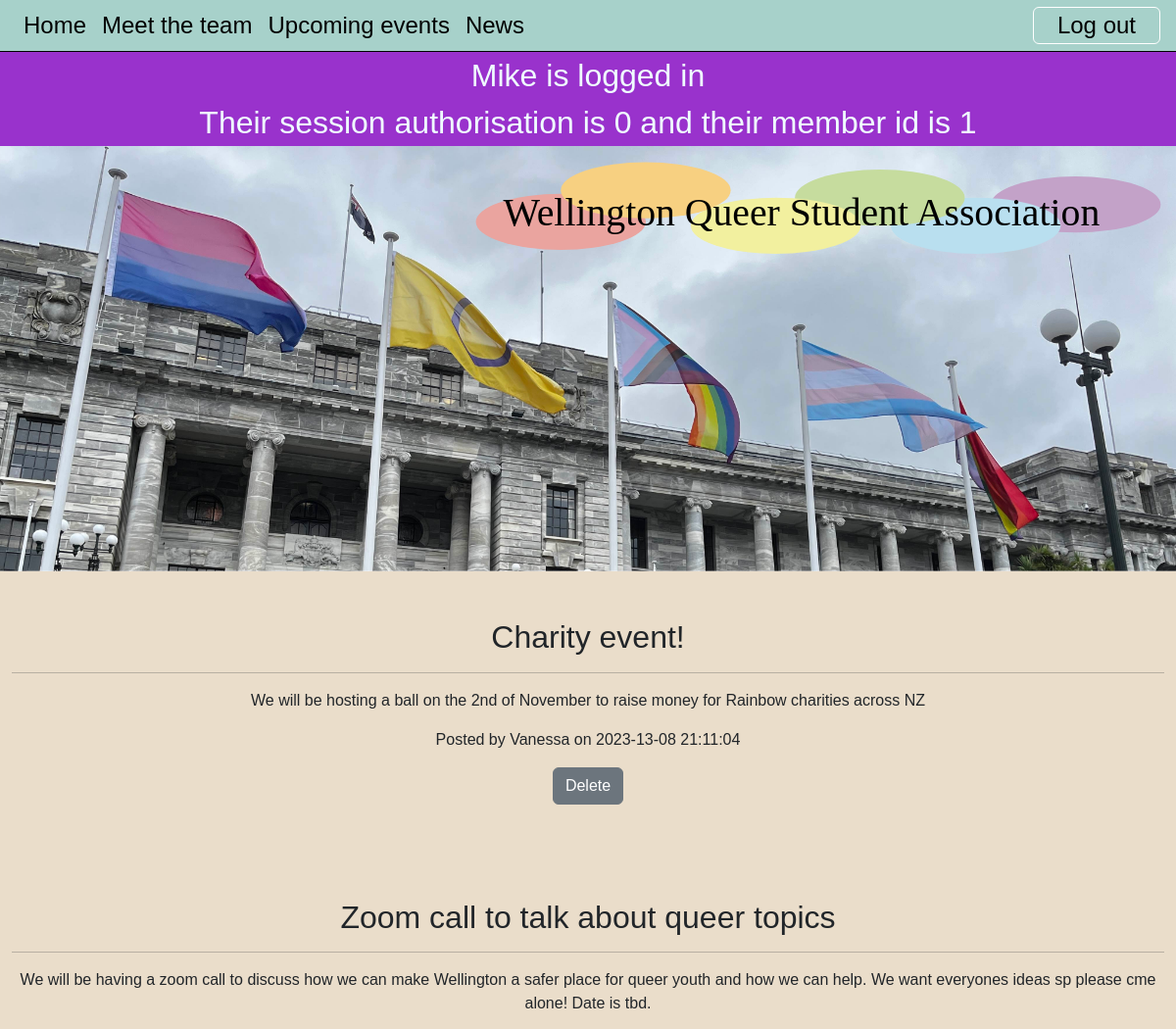
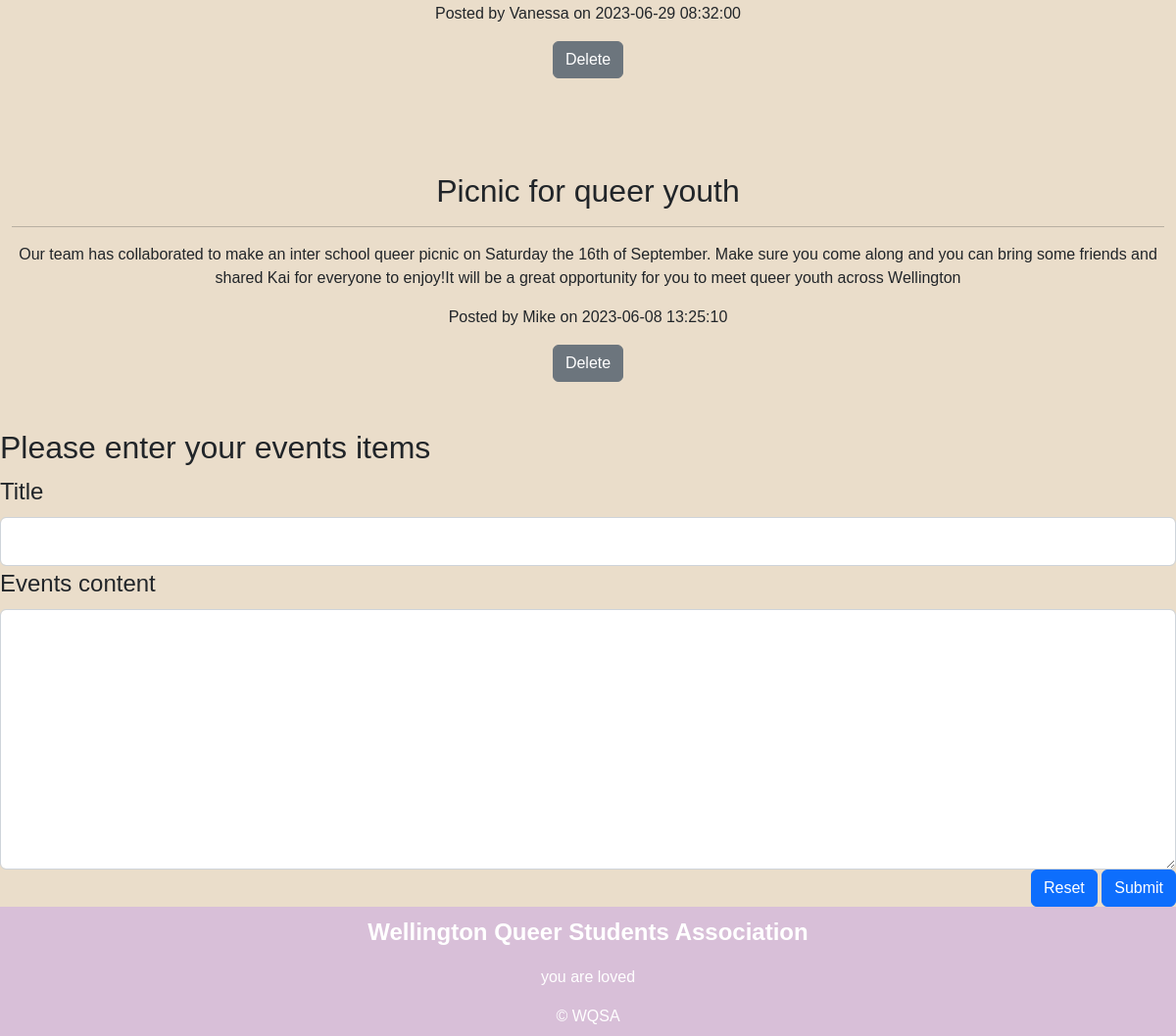
/upcoming_events (signed in), run on the app's committed database (2 pictures, top to bottom).
### tables this page shows
CREATE TABLE member(
    member_id integer primary key autoincrement not null,
    name text not null,
    email text not null unique,
    password text not null,
    authorisation integer not null
);

CREATE TABLE events(
    events_id integer primary key autoincrement not null,
    events_title text not null unique,
    events_content text not null unique,
    events_date date not null,
    member_id integer not null,
    foreign key(member_id) references member(member_id)
);

### server.py (the view, shortened to what this page needs)
@app.route("/upcoming_events", methods=['GET', 'POST'])
def upcoming_events():
    data = request.args
    if request.method == "GET":
        if 'task' in data and data['task'] == 'delete':
            sql = "delete from events where events_id =?"
            values_tuple = (data['id'],)
            result = run_commit_query(sql, values_tuple, db_path)
            if not result:
                return render_template('error.html', error='Failed to delete events_id')
    sql = """select events.events_id, events.events_title, events.events_content, events.events_date, member.name
      from events
      join member on events.member_id = member.member_id
      order by events.events_date desc;
      """
    events = run_search_query_tuples(sql, (), db_path, True)
    return render_template("events.html", events=events)

### db_functions.py (called while the page is built)
def run_search_query_tuples(sql_query, values_tuple, file_path, rowfactory=False):
    result = None
    try:
        db = sqlite3.connect(file_path)
        if rowfactory:
            db.row_factory = sqlite3.Row
        cursor = db.cursor()
        cursor.execute(sql_query, values_tuple)
        result = cursor.fetchall()
        cursor.close()
    except sqlite3.Error as error:
        print("Error running search query tuples: {}".format(error))
        return None
    db.close()
    if result is None:
        print("No search values were found")
    return result

### templates/events.html (shortened to what this page needs)
{% extends "layout.html" %}
{% block content %}
{% for row in events %}
    <div class="row align-items-center">
            <div id="eventsid-{{loop.index}}" class="p-4 my-4 container-sm rounded text-center">
                <h2>{{row['events_title']}}</h2>
                <hr>
                <p class="events-text"> {{row['events_content'] | replace("\n", "<br>") | safe}}</p>
                <div class="events-meta">Posted by {{row['name']}} on {{row['events_date']}}</div>
                {% if session and session['authorisation'] == 0 %}
                <div class="events-meta">
                    <a class="btn btn-secondary" href="{{ url_for('upcoming_events', id=row['events_id'], task='delete')}}">Delete</a>
                </div>
                {% endif %}
            </div>
        </div>
{% endfor %}
{% if session and ( session['authorisation'] == 0 or session['authorisation'] == 1 ) %}
        <h2>Please enter your events items</h2>
        <form action="{{url_for('upcoming_events', task='add')}}" method="POST">
            <div>
             <label for="events_title" class="form-label">Title</label>
                <input type="text" class="form-control" id="events_title" name="events_title" placeholder="" required>
            </div>
            <div>
                <label for="events_content" class="form-label">Events content</label>
                <textarea class="form-control" id="events_content" name="events_content" placeholder="" rows="7" required></textarea>
            </div>
                        <div class="text-end">
                <button type="reset" class="btn btn-primary">Reset</button>
                <button type="submit" class="btn btn-primary">Submit</button>
            </div>
        </form>
            {% endif %}
{% endblock %}

### templates/layout.html (shortened to what this page needs)
<!DOCTYPE html>
<html lang="en">
<head>
<link href="https://cdn.jsdelivr.net/npm/bootstrap@5.2.3/dist/css/bootstrap.min.css" rel="stylesheet">
    <link rel="stylesheet" href="static/styles.css">
    </head>
<body>
<div class="container-fluid">
<nav class="navbar navbar-expand-lg px-3 py-0">
    <div class="collapse navbar-collapse" id="collapsibleNavbar">
      <ul class="navbar-nav">
        <li class="nav-item">
          <a class="nav-link" href="{{url_for('index')}}">Home</a>
        </li>
        <li class="nav-item">
          <a class="nav-link" href="{{url_for('meet_the_team')}}">Meet the team</a>
        </li>
         <li class="nav-item">
          <a class="nav-link" href="{{url_for('upcoming_events')}}">Upcoming events</a>
         </li>
          <li class="nav-item">
          <a class="nav-link" href="{{url_for('news')}}">News</a>
        </li>
      </ul>
      <div class="ms-auto">
          {% if session %}
          <a href="{{url_for('logout')}}" class="nav-link btn btn-outline">Log out</a>
          {% else %}
          <a href="{{url_for('get_involved')}}" class="nav-link btn btn-outline" >Get involved</a>
          <a href="{{url_for('login')}}" class="nav-link btn btn-outline">Log in</a>
          {% endif %}
      </div>
    </div>
    </nav>
    </div>
    {% if session %}
        <div class="session"> {{session['name']}} is logged in <br>
            Their session authorisation is {{session['authorisation']}} and their member id is {{session['member_id']}}</div>
    {% endif %}
    <img class="img-fluid" src="static/images_WQSA/flags_parliment_banner.svg" >
{% block content %}
{% endblock %}
<footer class="container-fluid footer-content">
    <p>Wellington Queer Students Association</p>
    <p>you are loved</p>
    <div>&copy; WQSA</div>
</footer>
    </body>
</html>

### static/styles.css (style rules this page uses)
:root { --brand-green: rgb(167,209,202); --brand-paper: rgb(234, 221, 202); }
body { font-family: 'Raleway', sans-serif; font-size: 100%; background-color: var(--brand-paper); margin: 0; }
.container-fluid { border: 0px solid blue; padding: 0px; }
.container-fluid { border: 0px solid pink; }
.row { border: 0px solid blue; }
.footer-content { background-color: rgb(216,191,216); text-align: center; padding: 0.5em 0 0.5em 0; color: white; }
.footer-content p:first-child { font-weight: 600; font-size: 1.5em; }
.navbar { --brand-green-pale: rgb(223, 237, 224); background-color: var(--brand-green); border-bottom: 1px solid black; }
.nav-link { font-size: 1.5em; color: black; }
.btn-outline { border: 1px solid white; padding: 0 1em; }
nav .btn-outline { display: inline-block; }
label, input[type='text'], input[type='email'], textarea { font-size: 1.5em !important; }
.session { background-color: darkorchid; color: azure; text-align: center; font-size: 2em; }

### data on the page
member: name "Mike"
events: events_title "Charity event!", events_content "We will be hosting a ball on the 2nd of November to raise money for Rainbow charities across NZ", name "Vanessa", events_date "2023-13-08 21:11:04"
events: events_title "Zoom call to talk about queer topics", events_content "We will be having a zoom call to discuss how we can make Wellington a safer place for queer youth and how we can help. We want everyones ideas sp please cme alone! Date is tbd.", name "Vanessa", events_date "2023-06-29 08:32:00"
events: events_title "Picnic for queer youth", events_content "Our team has collaborated to make an inter school queer picnic on Saturday the 16th of September. Make sure you come along and you can bring some friends and shared Kai for everyone to enjoy!It will be a great opportunity for you to meet queer youth across Wellington", name "Mike", events_date "2023-06-08 13:25:10"

### other printed values
{{ session['authorisation'] }} "0"
{{ session['member_id'] }} "1"
